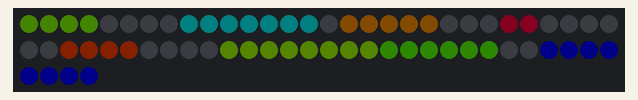
This sketch was run on a simulated ESP32-S3. Shown: 64 RGB LEDs in strip order, left to right, continuing on the next row. Dim RGB values are drawn brighter than linear; random numbers use the default seed unless the sketch sets one.

Above: at 0.01 s.
At 5.0 s:
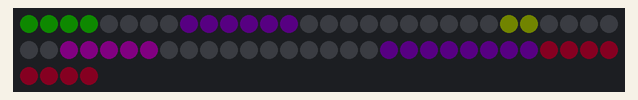
At 9.9 s:
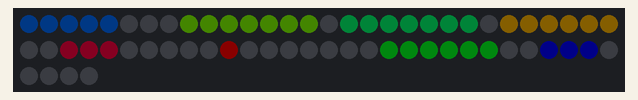
At 19.89 s:
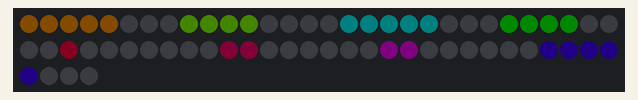
At 29.89 s:
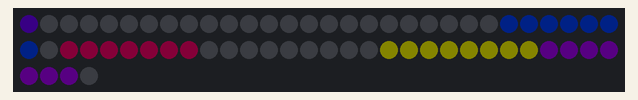
At 39.88 s:
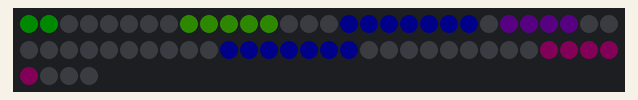

The sketch:

ESP32-S3-Matrix_LED_Spectrum.ino
```cpp
// ESP32-S3-Matrix LED Spectrum
// from https://www.hackster.io/waveshare_electronics/esp32-s3-matrix-waterfall-and-effect-light-with-fastled-90ff01
// demo sources are reversed on page. Demo labeled "LED blink" is really "LED Spectrum"
#include <FastLED.h>
#define LED_PIN     14
#define NUM_LEDS    64
#define BRIGHTNESS  10
#define LED_TYPE    WS2812
#define COLOR_ORDER GRB
CRGB leds[NUM_LEDS];
const uint16_t bands = 8; // Number of frequency bands
uint8_t bar_values[bands]; // Store the height of each band
CRGB colors[bands]; // Store the color of each band
void setup()
{
    FastLED.addLeds<LED_TYPE, LED_PIN, COLOR_ORDER>(leds, NUM_LEDS);
    FastLED.setBrightness(BRIGHTNESS);
}
void loop()
{
    static uint8_t lastBarValues[bands]; // Store the last height of the bands
    fill_solid(leds, NUM_LEDS, CRGB::Black); // Turn off all LEDs first
    // Generate new band heights and colors
    for (int i = 0; i < bands; i++)
    {
        bar_values[i] = random(0, 9); // Generate a random value between 0 and 8
        colors[i] = CHSV(random8(), 255, 255); // Generate a random color
    }
    // Draw each band
    for (int i = 0; i < bands; i++)
    {
        for (int j = 0; j < bar_values[i]; j++)
        {
            leds[i * 8 + j] = colors[i]; // Light up each bar of the band
        }
    }
    // Draw the descending effect
    for (int i = 0; i < bands; i++)
    {
        if (bar_values[i] < lastBarValues[i])
        {
            for (int j = bar_values[i]; j < lastBarValues[i]; j++)
            {
                leds[i * 8 + j] = CRGB::Black; // Turn off each bar of the band
            }
            lastBarValues[i] = bar_values[i]; // Update the last band height
        }
        else
        {
            lastBarValues[i] = bar_values[i]; // If there is no change, update directly
        }
    }
    FastLED.show(); // Update the LED display
    delay(50); // Delay for 50 milliseconds
    // Update the last band height
    for (int i = 0; i < bands; i++)
    {
        lastBarValues[i] = bar_values[i];
    }
}
```
